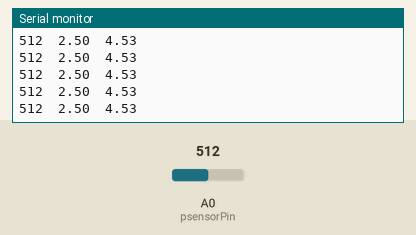
Bench run of a sketch on a simulated Arduino Uno, built with avr-gcc and run on an emulated ATmega328P. Parts: the last lines printed to the serial monitor. The inputs (shaded band) are chosen by the test bench; at power-on: A0 (psensorPin) = 512.

Above: at 1.2 s.
1.3 s: A0 (psensorPin) set to 975
At 1.34 s:
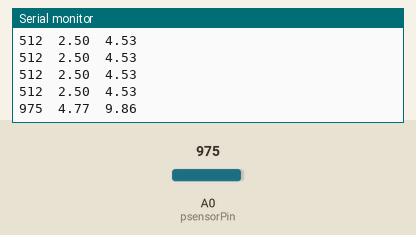
2.8 s: A0 (psensorPin) set to 1004
At 2.82 s:
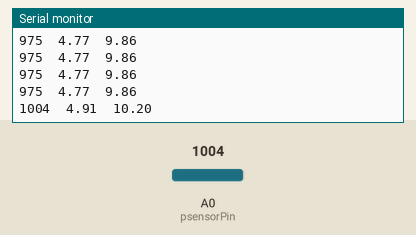
4.3 s: A0 (psensorPin) set to 11
At 4.31 s:
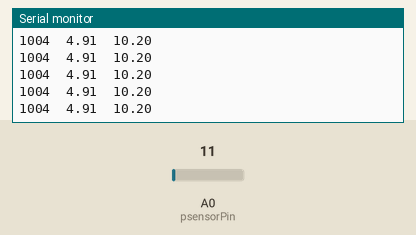
5.8 s: A0 (psensorPin) set to 8
At 5.84 s:
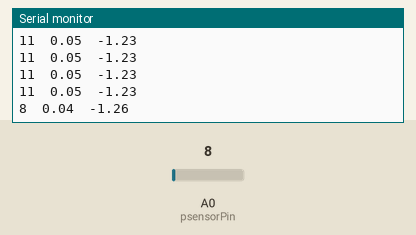
Timing chart, 0 to 8.3 s (numbered marks = the images above; inputs shaded):
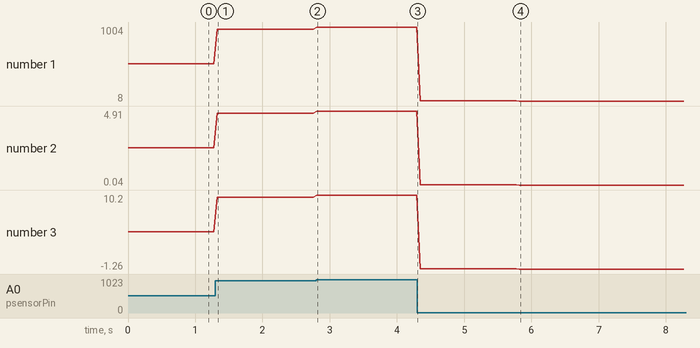

The sketch:

MPXV5010GC7U_Pressure_Sensor_Base_Codee.ino
```cpp
//Set up timing and trig function variables
const int delayValue=50; //value of delay during main loop

//Set up psensor pin variables
const int psensorPin=A0; //This is an analog input pin
int psensorValue; //This will be a number between 0 (0v) and 1023 (5v)
float psensorVoltage; //This will be a value between 0v and 5v

float pressureValue; //This is the actual measured pressure, in kPa
float pressureSlope=2.3544;
float pressureIntercept=-1.35683;


void setup() {

  //Establish communication with the computer, at a rate of bits per sec
  Serial.begin(9600);

  pinMode(psensorPin, INPUT); //Read a 0-5v signal from this pin

}

void loop() {
  // put your main code here, to run repeatedly:

  //Read 10-bit signal from sensor pin
  psensorValue=analogRead(psensorPin);
  //Convert 10-bit signal into the input voltage
  psensorVoltage=5.*psensorValue/1023.;
  //Convert input voltage into pressure value
  pressureValue=pressureSlope*psensorVoltage+pressureIntercept;


  //Send output to the computer
  Serial.println();
  Serial.print(psensorValue);
  Serial.print("\t");
  Serial.print(psensorVoltage);
  Serial.print("\t");
  Serial.print(pressureValue);


  //Wait for the delay value
  delay(delayValue);
}
```

Measured:
- after the input at 1.3 s, the serial monitor: prints a new line at once (image 1)
- after the input at 2.8 s, the serial monitor: prints a new line at once (image 2)
- after the input at 5.8 s, the serial monitor: prints a new line at once (image 4)
- plotted number 1: 512 → 975 after the input at 1.3 s, 975 → 1004 after the input at 2.8 s, 1004 → 11 after the input at 4.3 s, 11 → 8 after the input at 5.8 s
- plotted number 2: 2.5 → 4.77 after the input at 1.3 s, 4.77 → 4.91 after the input at 2.8 s, 4.91 → 0.05 after the input at 4.3 s, 0.05 → 0.04 after the input at 5.8 s
- plotted number 3: 4.53 → 9.86 after the input at 1.3 s, 9.86 → 10.2 after the input at 2.8 s, 10.2 → -1.23 after the input at 4.3 s, -1.23 → -1.26 after the input at 5.8 s
